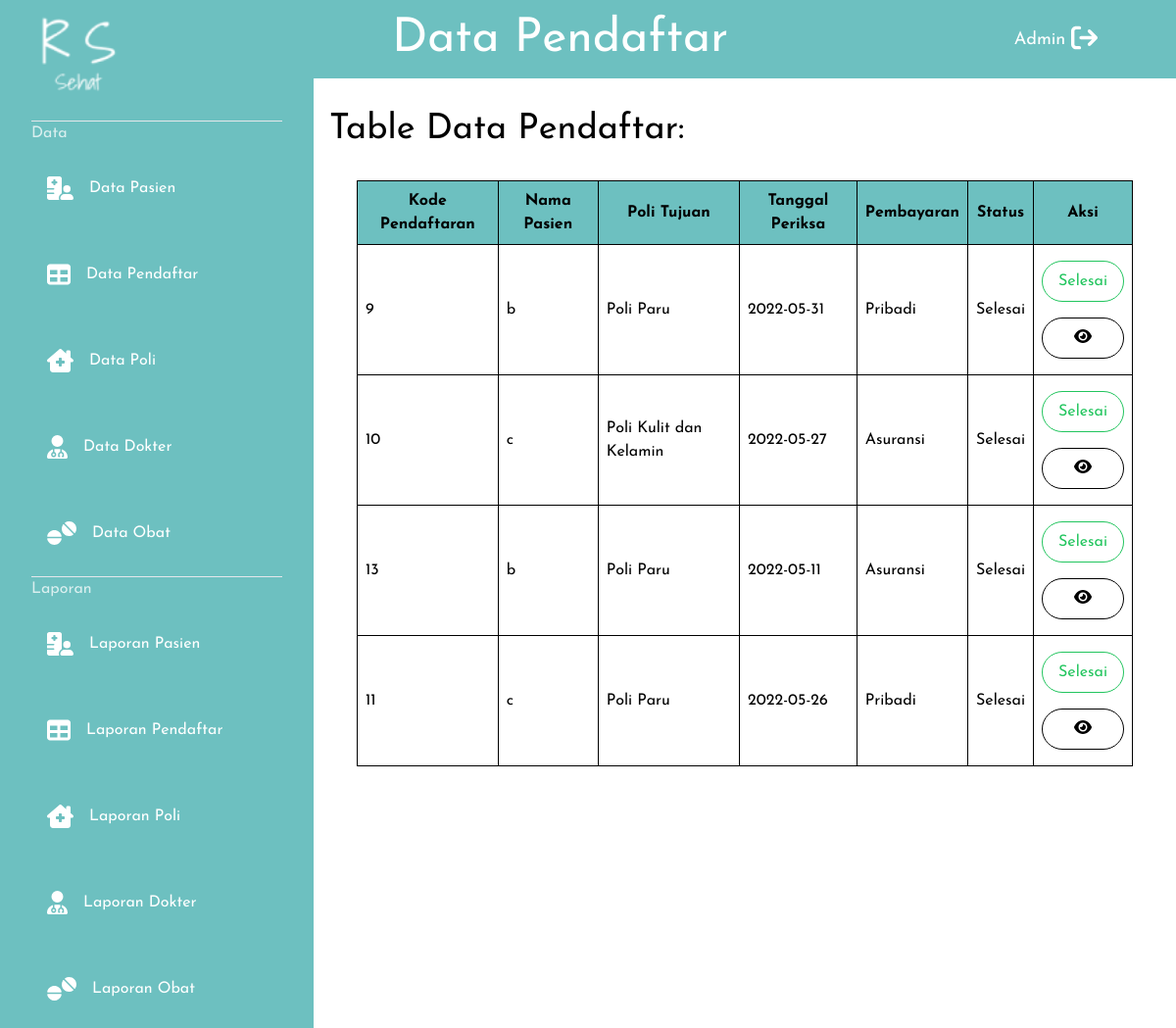
Screenshot of /index.php/admin/data/pendaftar with the database file from the repository.
### tables this page shows
CREATE TABLE `pasien` (
  `id_pasien` int NOT NULL,
  `id_user` int NOT NULL,
  `nik` bigint NOT NULL,
  `nama_pasien` varchar(32) NOT NULL,
  `tanggal_lahir` date NOT NULL,
  `alamat` varchar(255) NOT NULL,
  `nama_ortu` varchar(32) NOT NULL,
  `jenis_kelamin` enum('Laki-Laki','Perempuan') NOT NULL
);

CREATE TABLE `pendaftaran` (
  `kode_pendaftaran` int NOT NULL,
  `id_pasien` int NOT NULL,
  `id_poli` varchar(5) NOT NULL,
  `id_dokter` int NOT NULL,
  `pembayaran` enum('Asuransi','Pribadi') NOT NULL,
  `tgl_daftar` date NOT NULL,
  `status_periksa` enum('Belum Diperiksa','Tagihan Pembayaran','Selesai') NOT NULL DEFAULT 'Belum Diperiksa'
);

CREATE TABLE `poli` (
  `id_poli` varchar(3) NOT NULL,
  `nama_poli` varchar(32) NOT NULL,
  `poli_image` varchar(225) NOT NULL
);

### application/controllers/admin/Data.php (called while the page is built, shortened)
<?php
class Data extends CI_Controller
{
  public function pendaftar()
  {
    $data = array(
      "title" => "Data Pendaftar",
      "allPendaftar" => $this->RumahSakitModel->getPendaftaranPasienPoli()->result(),
    );
    $this->load->view('templateAdmins/header', $data);;
    $this->load->view('admin/dataPages/dataPendaftar', $data);;
    $this->load->view('templateAdmins/footer');;
  }
}

### index.php (called while the page is built, shortened)
<?php
require_once BASEPATH.'core/CodeIgniter.php';

### application/models/RumahSakitModel.php (called while the page is built, shortened)
<?php
	class RumahSakitModel extends CI_model{
		public function getPendaftaranPasienPoli() {
			$this->db->select('pd.kode_pendaftaran, pas.nama_pasien, pol.nama_poli, pd.tgl_daftar, pd.pembayaran, pd.status_periksa, trans.id_transaksi');
      $this->db->from('pasien pas');
      $this->db->join('pendaftaran pd', 'pas.id_pasien=pd.id_pasien');
      $this->db->join('poli pol', 'pol.id_poli=pd.id_poli');
      $this->db->join('transaksi trans', 'trans.kode_pendaftaran=pd.kode_pendaftaran', 'left');
			return $this->db->get();
		}
	}

### application/views/admin/dataPages/dataPendaftar.php (the view, shortened to what this page needs)
<main class="ml-20 mx-auto float-none py-8">
      <span class="text-xl md:text-4xl p-4">Table Data Pendaftar: </span>
      <div class="overflow-x-auto">
      <table style="width: 90%;" class="mx-auto w-9/12 mt-8">
        <tr class="bg-ourAdminStyle">
          <th>Kode Pendaftaran</th>
          <th>Nama Pasien</th>
          <th>Poli Tujuan</th>
          <th>Tanggal Periksa</th>
          <th>Pembayaran</th>
          <th>Status</th>
          <th>Aksi</th>
        </tr>
        <?php foreach($allPendaftar as $d) { ?>
        <tr>
          <td><?= $d->kode_pendaftaran ?></td>
          <td><?= $d->nama_pasien ?></td>
          <td><?= $d->nama_poli ?></td>
          <td><?= $d->tgl_daftar ?></td>
          <td><?= $d->pembayaran ?></td>
          <td><?= $d->status_periksa ?></td>
          <td>
            <div class="flex flex-col items-center">
            <?php if ($d->status_periksa == 'Selesai') { ?>
              <a class="border-1 rounded-3xl border-green-500 text-green-500 py-2 px-4 my-2 w-full text-center" href="<?= base_url('admin/laporan/') ?>pendaftar">Selesai</a>
              <a class="border-1 rounded-3xl border-black py-2 px-4 my-2 w-full text-center" href="<?= base_url('data/pembayaran/') ?><?= $d->id_transaksi ?>"><i class="fa-solid fa-eye"></i></a>
            <?php } ?>
            </div>
          </td>
        </tr>
        <?php } ?>
      </table>
      </div>
    </main>

### application/views/templateAdmins/header.php (shortened to what this page needs)
<!DOCTYPE html>
<html lang="en">
  <head>
    <link rel="stylesheet" href="<?= base_url('assets/') ?>css/styles.css" />
    <link rel="stylesheet" href="<?= base_url('assets/') ?>vendor/fontAwesome/css/all.min.css" />
  </head>
  <body class="font-josefinSans overflow-x-hidden">
    <aside class="no-print px-2 md:px-4 lg:px-8 float-left w- md:w-56 lg:w-80 pb-8 overflow-y-auto sticky bottom-0 top-0 left-0 h-screen text-white bg-ourAdminStyle ">
      <nav class="flex flex-col items-center">
        <a href="<?= base_url('admin/') ?>dashboard" class="w-full">
          <img src="<?= base_url('assets/') ?>img/LogoWhite.png" class="w-16 md:w-24" />
        </a>
        <hr class="w-full" />
        <h5 class="opacity-75 w-full ">Data</h5>
        <ul class="pl-2 w-full flex flex-col items-center md:px-4">
          <li class="my-4 md:my-8 md:w-full"><a href="<?= base_url('admin/data/') ?>pasien" class="flex items-center"><i class="fa-solid fa-xl mr-4 fa-hospital-user"></i> <span class="data-toggling hidden md:inline">Data Pasien</span></a></li>
          <li class="my-4 md:my-8 md:w-full"><a href="<?= base_url('admin/data/') ?>pendaftar" class="flex items-center"><i class="fa-solid fa-xl mr-4 fa-table"></i> <span class="data-toggling hidden md:inline">Data Pendaftar</span></a></li>
          <li class="my-4 md:my-8 md:w-full"><a href="<?= base_url('admin/data/') ?>poli" class="flex items-center"><i class="fa-solid fa-xl mr-4 fa-house-chimney-medical"></i></i> <span class="data-toggling hidden md:inline">Data Poli</span></a></li>
          <li class="my-4 md:my-8 md:w-full"><a href="<?= base_url('admin/data/') ?>dokter" class="flex items-center"><i class="fa-solid fa-xl mr-4 fa-user-doctor"></i> <span class="data-toggling hidden md:inline">Data Dokter</span></a></li>
          <li class="my-4 md:my-8 md:w-full"><a href="<?= base_url('admin/data/') ?>obat" class="flex items-center"><i class="fa-solid fa-xl mr-4 fa-tablets"></i> <span class="data-toggling hidden md:inline">Data Obat</span></a></li>
        </ul>
        <hr class="w-full" />
        <h5 class="opacity-75 w-full ">Laporan</h5>
        <ul class="pl-2 w-full flex flex-col items-center md:px-4">
          <li class="my-4 md:my-8 md:w-full"><a href="<?= base_url('admin/laporan/') ?>pasien" class="flex items-center"><i class="fa-solid fa-xl mr-4 fa-hospital-user"></i> <span class="data-toggling hidden md:inline">Laporan Pasien</span></a></li>
          <li class="my-4 md:my-8 md:w-full"><a href="<?= base_url('admin/laporan/') ?>pendaftar" class="flex items-center"><i class="fa-solid fa-xl mr-4 fa-table"></i> <span class="data-toggling hidden md:inline">Laporan Pendaftar</span></a></li>
          <li class="my-4 md:my-8 md:w-full"><a href="<?= base_url('admin/laporan/') ?>poli" class="flex items-center"><i class="fa-solid fa-xl mr-4 fa-house-chimney-medical"></i></i> <span class="data-toggling hidden md:inline">Laporan Poli</span></a></li>
          <li class="my-4 md:my-8 md:w-full"><a href="<?= base_url('admin/laporan/') ?>dokter" class="flex items-center"><i class="fa-solid fa-xl mr-4 fa-user-doctor"></i> <span class="data-toggling hidden md:inline">Laporan Dokter</span></a></li>
          <li class="my-4 md:my-8 md:w-full"><a href="<?= base_url('admin/laporan/') ?>obat" class="flex items-center"><i class="fa-solid fa-xl mr-4 fa-tablets"></i> <span class="data-toggling hidden md:inline">Laporan Obat</span></a></li>
        </ul>
      </nav>
    </aside>
    <header class="flex justify-between items-center text-white bg-ourAdminStyle py-2 px-4 md:py-4 md:px-20">
      <span class="text-xl md:text-5xl"><?= $title ?></span>
      <a href="<?= base_url('auth/') ?>logout" class="text-xs md:text-lg">Admin <i class="fa-solid fa-arrow-right-from-bracket fa-xl"></i></a>
    </header>

### assets/css/styles.css (style rules this page uses)
html { line-height: 1.5; -webkit-text-size-adjust: 100%; -moz-tab-size: 4; -o-tab-size: 4; tab-size: 4; font-family: ui-sans-serif, system-ui, -apple-system, BlinkMacSystemFont, "Segoe UI", Roboto, "Helvetica Neue", Arial, "Noto Sans", sans-serif, "Apple Color Emoji", "Segoe UI Emoji", "Segoe UI Symbol", "Noto Color Emoji"; }
body { margin: 0; line-height: inherit; }
hr { height: 0; color: inherit; border-top-width: 1px; }
h1, h2, h3, h4, h5, h6 { font-size: inherit; font-weight: inherit; }
a { color: inherit; text-decoration: inherit; }
table { text-indent: 0; border-color: inherit; border-collapse: collapse; }
blockquote, dl, dd, h1, h2, h3, h4, h5, h6, hr, figure, p, pre { margin: 0; }
ol, ul, menu { list-style: none; margin: 0; padding: 0; }
img, svg, video, canvas, audio, iframe, embed, object { display: block; vertical-align: middle; }
img, video { max-width: 100%; height: auto; }
table, th, td { border: 1px solid #000; border-collapse: collapse; padding: 0.5rem }
.sticky { position: -webkit-sticky; position: sticky; }
.bottom-0 { bottom: 0px; }
.top-0 { top: 0px; }
.left-0 { left: 0px; }
.float-left { float: left; }
.float-none { float: none; }
.my-4 { margin-top: 1rem; margin-bottom: 1rem; }
.mx-auto { margin-left: auto; margin-right: auto; }
.my-2 { margin-top: 0.5rem; margin-bottom: 0.5rem; }
.mr-4 { margin-right: 1rem; }
.ml-20 { margin-left: 5rem; }
.mt-8 { margin-top: 2rem; }
.flex { display: flex; }
.hidden { display: none; }
.h-screen { height: 100vh; }
.w-full { width: 100%; }
.w-16 { width: 4rem; }
.w-9\/12 { width: 75%; }
.flex-col { flex-direction: column; }
.items-center { align-items: center; }
.justify-between { justify-content: space-between; }
.overflow-x-auto { overflow-x: auto; }
.overflow-y-auto { overflow-y: auto; }
.overflow-x-hidden { overflow-x: hidden; }
.rounded-3xl { border-radius: 1.5rem; }
.border-1 { border-width: 1px; }
.border-black { --tw-border-opacity: 1; border-color: rgb(0 0 0 / var(--tw-border-opacity)); }
.border-green-500 { --tw-border-opacity: 1; border-color: rgb(34 197 94 / var(--tw-border-opacity)); }
.bg-ourAdminStyle { --tw-bg-opacity: 1; background-color: rgb(109 192 192 / var(--tw-bg-opacity)); }
.p-4 { padding: 1rem; }
.px-2 { padding-left: 0.5rem; padding-right: 0.5rem; }
.py-2 { padding-top: 0.5rem; padding-bottom: 0.5rem; }
.px-4 { padding-left: 1rem; padding-right: 1rem; }
.py-8 { padding-top: 2rem; padding-bottom: 2rem; }
.pb-8 { padding-bottom: 2rem; }
.pl-2 { padding-left: 0.5rem; }
.text-center { text-align: center; }
.font-josefinSans { font-family: Josefin Sans; }
.text-xl { font-size: 1.25rem; line-height: 1.75rem; }
.text-xs { font-size: 0.75rem; line-height: 1rem; }
.text-white { --tw-text-opacity: 1; color: rgb(255 255 255 / var(--tw-text-opacity)); }
.text-green-500 { --tw-text-opacity: 1; color: rgb(34 197 94 / var(--tw-text-opacity)); }
.opacity-75 { opacity: 0.75; }
@media (min-width: 768px) { .md\:my-8 { margin-top: 2rem; margin-bottom: 2rem; } }
@media (min-width: 768px) { .md\:inline { display: inline; } }
@media (min-width: 768px) { .md\:w-56 { width: 14rem; } }
@media (min-width: 768px) { .md\:w-24 { width: 6rem; } }
@media (min-width: 768px) { .md\:w-full { width: 100%; } }
@media (min-width: 768px) { .md\:px-4 { padding-left: 1rem; padding-right: 1rem; } }
@media (min-width: 768px) { .md\:py-4 { padding-top: 1rem; padding-bottom: 1rem; } }
@media (min-width: 768px) { .md\:px-20 { padding-left: 5rem; padding-right: 5rem; } }
@media (min-width: 768px) { .md\:text-5xl { font-size: 3rem; line-height: 1; } }
@media (min-width: 768px) { .md\:text-lg { font-size: 1.125rem; line-height: 1.75rem; } }
@media (min-width: 768px) { .md\:text-4xl { font-size: 2.25rem; line-height: 2.5rem; } }
@media (min-width: 1024px) { .lg\:w-80 { width: 20rem; } }
@media (min-width: 1024px) { .lg\:px-8 { padding-left: 2rem; padding-right: 2rem; } }

### application/views/templateAdmins/header.php (style rules this page uses)
.no-print { display: none; }

### rows the page displays
pasien: pendaftaran.kode_pendaftaran "9", nama_pasien "b", poli.nama_poli "Poli Paru", pendaftaran.tgl_daftar "2022-05-31", pendaftaran.pembayaran "Pribadi", pendaftaran.status_periksa "Selesai", pendaftaran.kode_pendaftaran "13", pendaftaran.tgl_daftar "2022-05-11", pendaftaran.pembayaran "Asuransi"
pasien: pendaftaran.kode_pendaftaran "10", nama_pasien "c", poli.nama_poli "Poli Kulit dan Kelamin", pendaftaran.tgl_daftar "2022-05-27", pendaftaran.pembayaran "Asuransi", pendaftaran.status_periksa "Selesai", pendaftaran.kode_pendaftaran "11", poli.nama_poli "Poli Paru", pendaftaran.tgl_daftar "2022-05-26", pendaftaran.pembayaran "Pribadi"

### other values shown
$title "Data Pendaftar"
